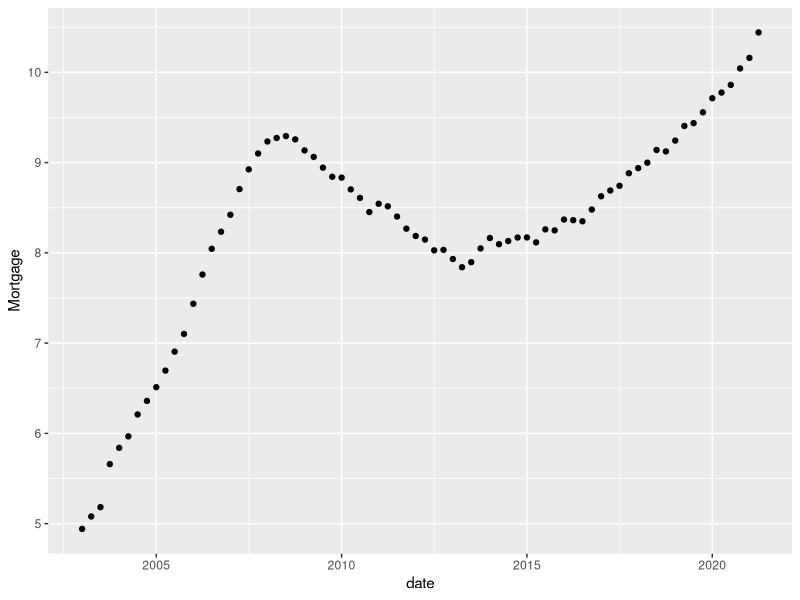
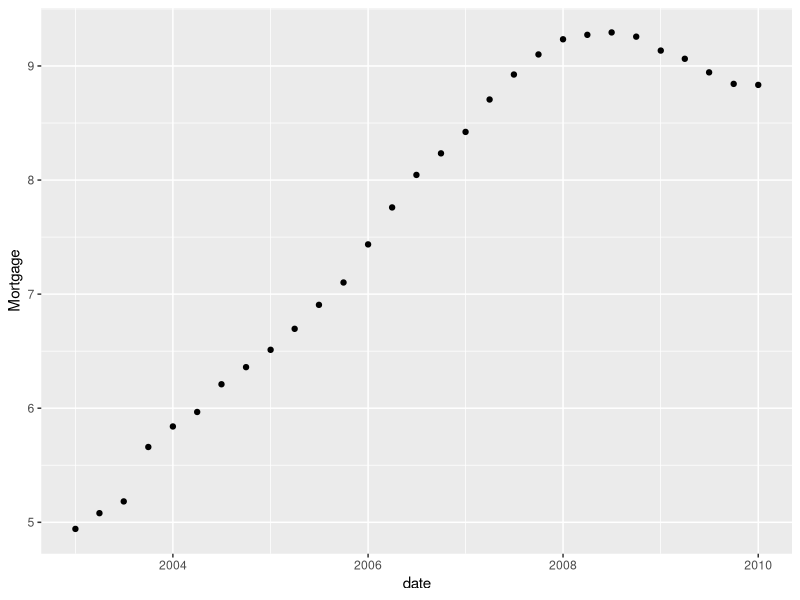
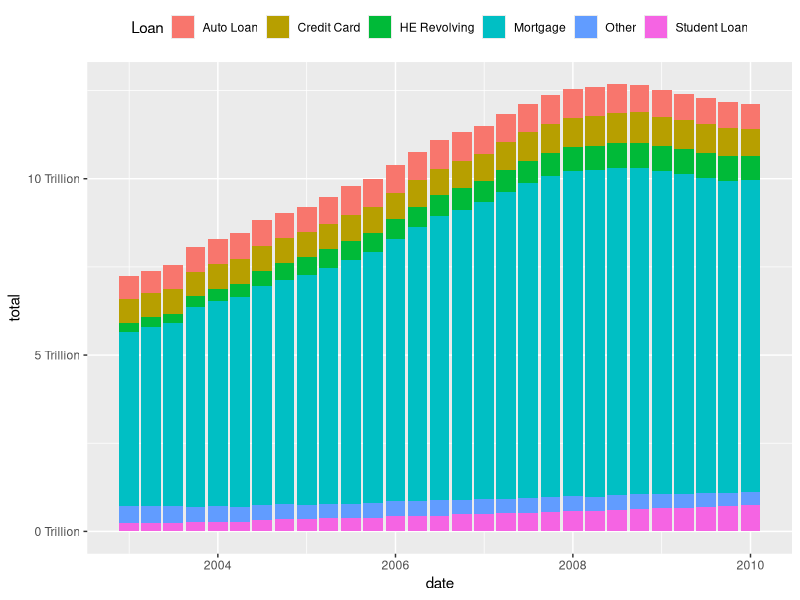

Write the R code that produced these figures, in order.
## ---- chunk 1
#| label: setup
#| warning: false
#| message: false

library(tidyverse)
library(ggplot2)
library(readxl)
knitr::opts_chunk$set(echo = TRUE, warning=FALSE, message=FALSE)
## ---- chunk 2
debt <- read_excel('_data/debt_in_trillions.xlsx')
## ---- chunk 3
head(debt)

## ---- chunk 4
library(lubridate)
debt_clean <-debt %>%
  mutate(date = parse_date_time(`Year and Quarter`, 
                           orders="yq"))
## ---- chunk 5
debt_clean$date
## ---- chunk 6
ggplot(debt_clean, aes(x=date, y=Mortgage)) +
  geom_point()
## ---- chunk 7
debt_clean %>% 
  filter(date< as.POSIXct("2010-01-01 01:00:00", tz="UTC"))
## ---- chunk 8
debt_clean %>% 
  filter(date< as.POSIXct("2010-01-01 01:00:00", tz="UTC")) %>%
  ggplot(aes(x=date, y=Mortgage)) +
  geom_point()
## ---- chunk 9
debt_clean<-debt_clean%>%
  pivot_longer(cols = Mortgage:Other,
               names_to = "Loan", 
               values_to = "total")%>%
  select(-Total)%>%
  mutate(Loan = as.factor(Loan))
## ---- chunk 10
debt_clean %>% 
  filter(date< as.POSIXct("2010-01-01 01:00:00", tz="UTC")) %>%
  ggplot(aes(x=date, y=total, fill=Loan)) +
  geom_bar(position="stack", stat="identity") +
  scale_y_continuous(labels = scales::label_number(suffix = " Trillion"))+
  theme(legend.position = "top") +
  guides(fill = guide_legend(nrow = 1))
